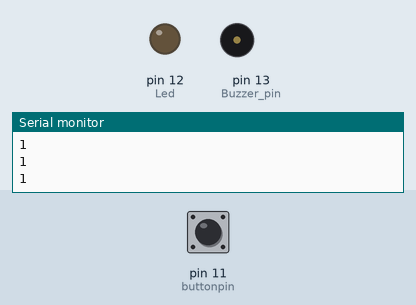
Recording of a sketch running on a simulated Arduino Uno, built with avr-gcc and run on an emulated ATmega328P. On the bench: output pins drawn as LEDs (lit = HIGH), buzzer (waves = sounding, pin HIGH), the last lines printed to the serial monitor. The inputs (shaded band) are chosen by the test bench; at power-on: pin 11 (buttonpin) HIGH.

Above: at 2.8 s.
2.9 s: pin 11 (buttonpin) pulled LOW for 1.2 s
At 4.0 s:
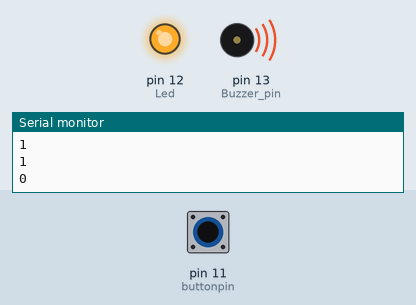
6.5 s: pin 11 (buttonpin) pulled LOW for 3.2 s
At 10.6 s:
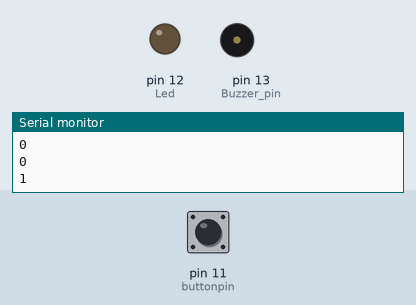
Timing chart, 0 to 12.1 s (numbered marks = the images above; inputs shaded):
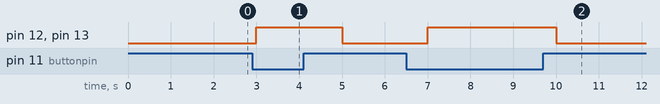

Measured:
- after the input at 2.9 s, pin 12 (Led), pin 13 (Buzzer_pin): LOW → HIGH after 0.10 s, → LOW 2.0 s later
- after the input at 6.5 s, pin 12 (Led), pin 13 (Buzzer_pin): LOW → HIGH after 0.50 s, → LOW 3.0 s later

The sketch:

Security_Alarm.ino
```cpp
// (licence header left out)
int Led=12;// Define the LED interface
int Buzzer_pin=13;
int buttonpin=11; // Define tilt switch sensor interface
int val=0;// Define the numeric variable val
void setup()
{
  pinMode(Led,OUTPUT);// Define LED as output interface
  pinMode(Buzzer_pin,OUTPUT);
  pinMode(buttonpin,INPUT);// Define tilt switch sensor as input interface
  Serial.begin(9600);
}
void loop()
{
  val=digitalRead(buttonpin);// The value of the digital interface is read and assigned to val
  Serial.println(val);
  if(val==0)// When the tilt switch sensor detects a signal, the LED flashes
     {
       digitalWrite(Led,HIGH);
      digitalWrite(Buzzer_pin,HIGH);
      delay(1000);
     }
  else
     {
       digitalWrite(Led,LOW);
       digitalWrite(Buzzer_pin,LOW);
        delay(1000);
     }
}
```
